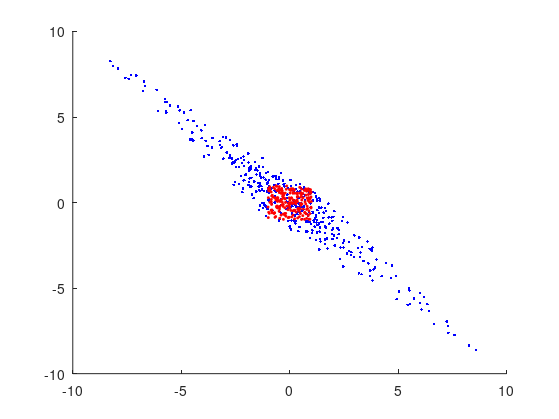
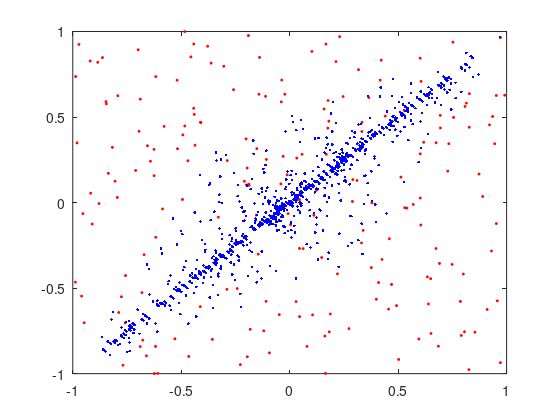

These figures' MATLAB source, in order:
% Power iteration algorithm: Compute the greatest eigenvalue and
% eigenvector of a matrix

n=100;   % size of the matrix
A=100.*rand(n);    % generate a random matrix
b0=repmat(1/n,n,1);   % define an intial vector. Here is (1/n,...,1/n)^T
b_k1=b0./norm(b0);   % normalize the inital vector
N=1000;
for i=1:N
    b_k=b_k1;    % record the iterative vector in the last step
    b_k1=A*b_k1;  
    lambda=(b_k1'*b_k)/(b_k'*b_k);   % Compute the greatest eigenvalue
    b_k1=b_k1./norm(b_k1,2);         % Normalize the resulting vector
end
norm(b_k1-b_k)    % Testing the convergency of the power iterative algorithm
b_k1,lambda           % The greastest eigenvector and eigenvalue returned by the power iterative algorithm
[V,D]=eig(A);     % Use matlab inherent function to compute eigenvectors and eigenvalues
% Testing the correctness of the algorithm
norm(A*b_k1-lambda*b_k1)
norm(lambda-max(diag(D)))


%%% Power iterative algorithm in 2-dimensional
h=figure;
n=200;x=-1+2*rand(1,n);y=-1+2*rand(1,n);  % generate 200 point within |x|<=1, |y|<=1
P1=[x;y];
A=[2 -1; -1 2];
hold on
Pt=P1;
k=2;
for i=1:k
    Pt=A*Pt;
    plot(Pt(1,:),Pt(2,:),'b.')
end
plot(P1(1,:),P1(2,:),'r*','MarkerSize',2)   
hold off
set(h,'Units','Inches');
pos = get(h,'Position');
set(h,'PaperPositionMode','Auto','PaperUnits','Inches','PaperSize',[pos(3), pos(4)])
print('A_Power','-dpdf','-fillpage')

h=figure;
n=200;x=-1+2*rand(1,n);y=-1+2*rand(1,n);
P1=[x;y];
A=[2 -1; -1 2];
plot(P1(1,:),P1(2,:),'r*','MarkerSize',2)
hold on
Pt=P1;
k=20;    % iterative times
for i=1:k
    Pt=A\Pt;    % action the inverse of A on the points
    plot(Pt(1,:),Pt(2,:),'b.')
end
hold off
set(h,'Units','Inches');
pos = get(h,'Position');
set(h,'PaperPositionMode','Auto','PaperUnits','Inches','PaperSize',[pos(3), pos(4)])
print('A_inv_Power','-dpdf','-fillpage')